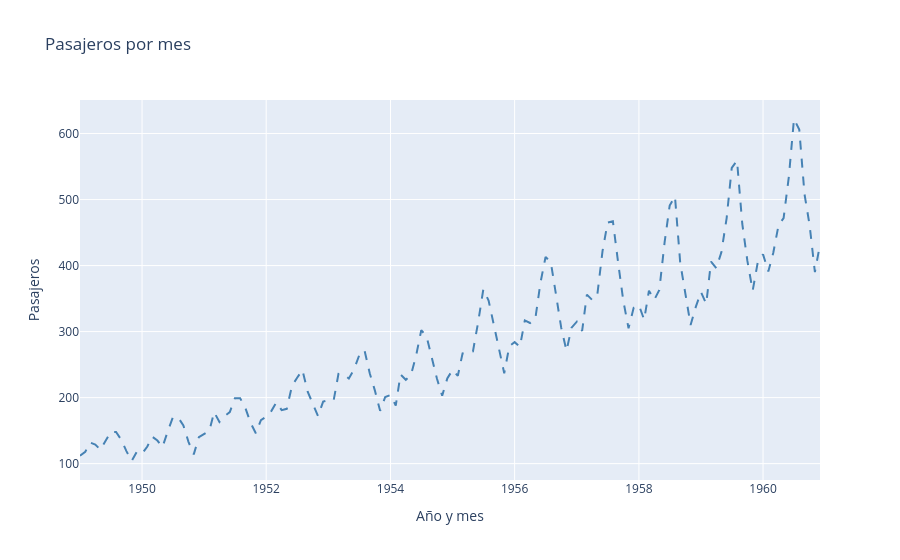

Here is the notebook cell this chart was saved with:
### Code cell
# Forma 2 para crear un gráfico en plotly

# Creo el objeto vacío
fig = go.Figure()

# Agrego las trazas necesarias
fig.add_trace(
    go.Scatter(
        x = passengers["Month"],
        y = passengers["Passengers"],
        mode = "lines",
        line = dict(color = "steelblue", dash = 'dash'),
        name = "Pasajeros"
    )
)

# Actualizo el diseño
fig.update_layout(title = "Pasajeros por mes", xaxis_title = "Año y mes", yaxis_title = "Pasajeros")

# Muestro la figura
fig.show()

### Figure 1 — Plotly figure (JSON) as saved in the notebook; plotly's stock layout.template omitted (floating-point values rounded to 4 significant figures; data arrays with more than 128 entries replaced by an {"elided": "..."} marker saying what was removed)
{"data": [{"line": {"color": "steelblue", "dash": "dash"}, "mode": "lines", "name": "Pasajeros", "type": "scatter", "x": {"elided": "144 str values"}, "y": {"elided": "144 int values"}}], "layout": {"title": {"text": "Pasajeros por mes"}, "xaxis": {"title": {"text": "Año y mes"}}, "yaxis": {"title": {"text": "Pasajeros"}}}}
